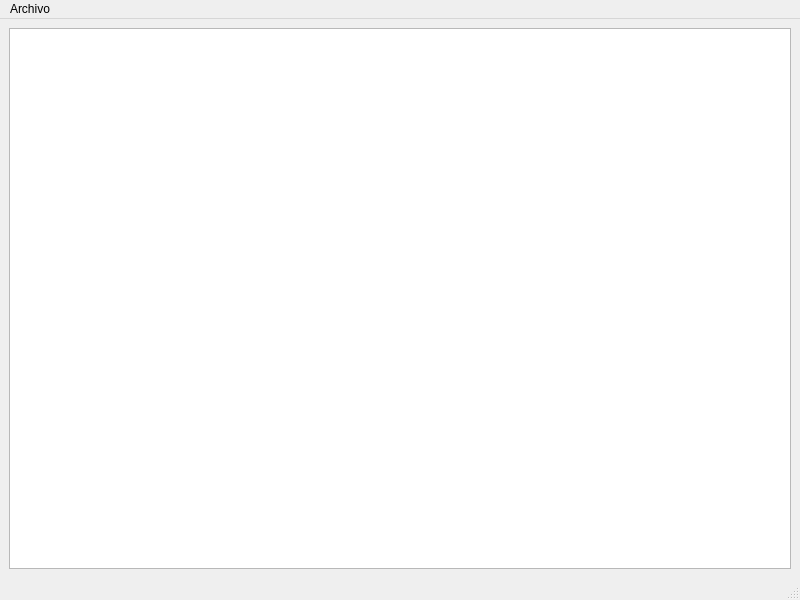
<?xml version="1.0" encoding="UTF-8"?>
<ui version="4.0">
 <class>MainWindow</class>
 <widget class="QMainWindow" name="MainWindow">
  <property name="geometry">
   <rect>
    <x>0</x>
    <y>0</y>
    <width>800</width>
    <height>600</height>
   </rect>
  </property>
  <property name="windowTitle">
   <string>Tabla filtrada</string>
  </property>
  <widget class="QWidget" name="centralwidget">
   <layout class="QGridLayout" name="gridLayout">
    <item row="0" column="0">
     <widget class="QTableWidget" name="tableWidget">
      <property name="styleSheet">
       <string notr="true">QHeaderView::section { font-size: 16px; font: &quot;Verdana&quot;;}
</string>
      </property>
      <property name="editTriggers">
       <set>QAbstractItemView::AllEditTriggers</set>
      </property>
     </widget>
    </item>
   </layout>
  </widget>
  <widget class="QMenuBar" name="menubar">
   <property name="geometry">
    <rect>
     <x>0</x>
     <y>0</y>
     <width>800</width>
     <height>24</height>
    </rect>
   </property>
   <widget class="QMenu" name="menuArchivo">
    <property name="title">
     <string>Archivo</string>
    </property>
    <addaction name="actionGuardar"/>
    <addaction name="actionNuevo"/>
    <addaction name="actionSalir"/>
   </widget>
   <addaction name="menuArchivo"/>
  </widget>
  <widget class="QStatusBar" name="statusbar"/>
  <action name="actionGuardar">
   <property name="text">
    <string>Guardar</string>
   </property>
  </action>
  <action name="actionNuevo">
   <property name="text">
    <string>Reiniciar</string>
   </property>
  </action>
  <action name="actionSalir">
   <property name="text">
    <string>Salir</string>
   </property>
  </action>
 </widget>
 <resources/>
 <connections/>
</ui>
